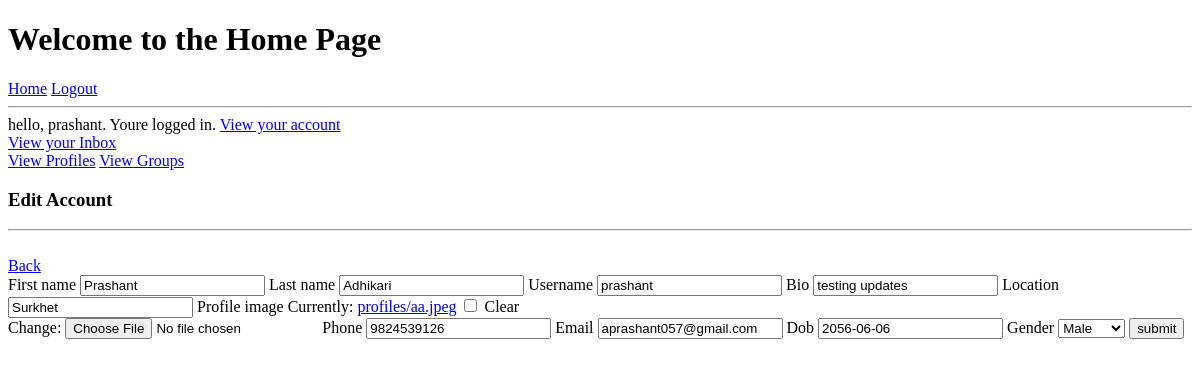
/edit-account/ (signed in), run on an earlier commit of the app's database.
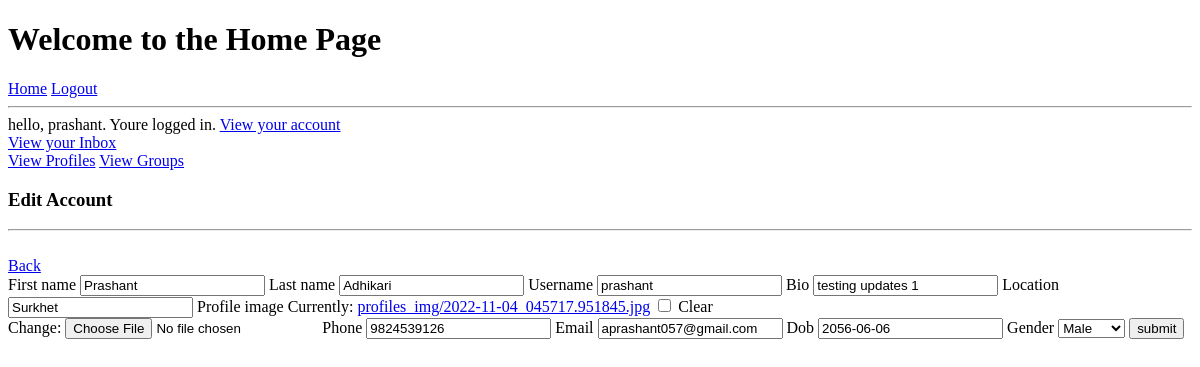
And on a later commit of the database.
### base/models.py (models this page shows, shortened)
class Profile(models.Model):
    id = models.UUIDField(default=uuid.uuid4, unique=True,
                          primary_key=True, editable=False)
    user = models.OneToOneField(
        User, on_delete=models.CASCADE, null=True, blank=True)
    first_name = models.CharField(max_length=100, blank=True, null=True)
    last_name = models.CharField(max_length=100, blank=True, null=True)
    username = models.CharField(max_length=100, blank=True, null=True)
    bio = models.CharField(max_length=300, blank=True, null=True)
    location = models.CharField(max_length=100, blank=True, null=True)
    profile_image = models.ImageField(
        blank=True, null=True, default=None, upload_to=profile_rename_upload)
    phone = models.IntegerField(blank=True, null=True)
    email = models.EmailField(max_length=55, blank=True, null=True)
    dob = models.DateField(null=True, blank=True)
    gender = models.CharField(choices=GENDER_TYPE, max_length=10)

### base/views.py (the view)
# urls.py: path('edit-account/', views.editAccount, name='edit-account'),
def editAccount(request):
    profile = request.user.profile
    form = ProfileForm(instance=profile)
    if request.method == 'POST':
        form = ProfileForm(request.POST, request.FILES, instance=profile)
        if form.is_valid():
            form.save()
            return redirect('account')
    context = {'form': form}
    return render(request, 'base/edit_account.html', context)

### base/forms.py
class ProfileForm(ModelForm):
    class Meta:
        model = Profile
        fields = ['first_name', 'last_name', 'username', 'bio',
                  'location', 'profile_image', 'phone', 'email', 'dob', 'gender']
    def __init__(self, *args, **kwargs):
        super(ProfileForm, self).__init__(*args, **kwargs)

### base/templates/base/edit_account.html (shortened to what this page needs)
{% extends 'index.html' %}
{% load static %}
{% block content %}
<h3>Edit Account</h3>
<hr><br>
<a href="{% url 'account' %}">Back</a>
<div>
    <form action="" method="post" , enctype="multipart/form-data">
        {% for field in form %}
        <label for="">{{field.label}}</label>
        {{field}}
        {% endfor %}
        <input type="submit" value="submit">
    </form>
</div>
{% endblock %}

What changed in the data, as far as the page shows it:
changed Profile "Prashant": bio "testing updates" → "testing updates 1"
Also different on the page:
text no longer shown: "Currently: profiles/aa.jpeg Clear Change:"
text now shown: "Currently: profiles_img/2022-11-04_045717.951845.jpg Clear Change:"
